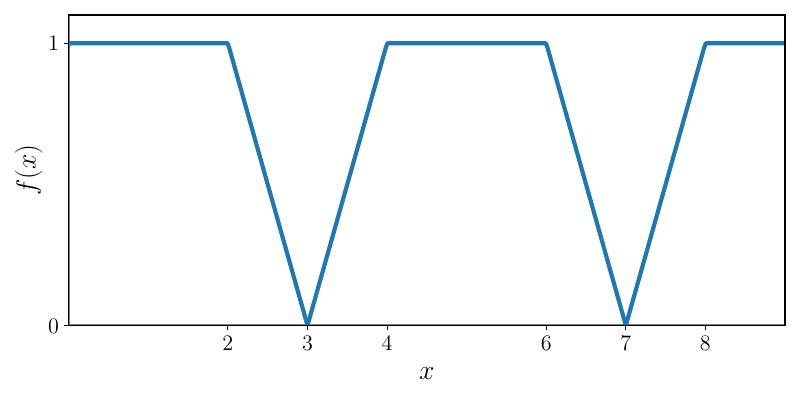

This figure's Python source:
#!/usr/bin/env python3

# import matplotlib
# import matplotlib.cm as cm
import matplotlib.pyplot as plt
import numpy as np

plt.style.use('../../utils/clases.mplstyle')

def f(x):
    return np.piecewise(x, [x < 0, (x > 0) & (x < 2), x > 2 ],
                        [lambda x: x + 1, 1, lambda x: 3 - x])


fig, ax = plt.subplots(figsize=(8,4))
plt.axhline(color="gray")
plt.axvline(color="gray")
x = np.linspace(-1, 3, 200)
tau = [0, 1, 2]
for t in tau:
    plt.plot(x + t * 4, f(x), c='tab:blue', lw=3)
plt.xlabel('$x$')
ax.set_xticks([2, 3, 4, 6, 7, 8, 14, 15, 16])
ax.set_yticks([0, 1])
plt.ylabel('$f(x)$')
plt.xlim([0, 9])
plt.ylim([0, 1.1])
plt.tight_layout()
plt.savefig("fig-01.pdf")



